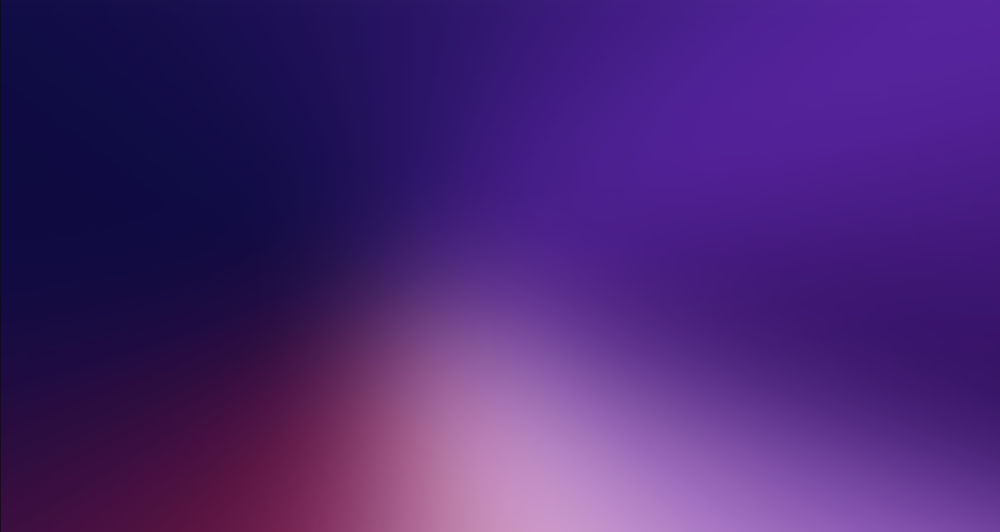
#> input picture data/target_images/target_gradient.png, 1000 x 532 px, shrunk from 2473 x 1315 before the run, given in place of example.jpg, which was not available
$ python extract_target_colors.py
#> lines starting #> are read from the running program, lines starting #| are printed output that depends on the picture; pictures that were not available may be replaced by others from this repository, and a replacement may not be noted
### utils/image_loader.py
from PIL import Image
import os
from typing import List, Tuple


# [24 lines left out: function get_image_files, not called in this run]


def load_image(filepath: str) -> Image.Image:
    """
    Load an image from filepath and convert to RGB.

    Args:
        filepath: Path to image file

    Returns:
        PIL Image object in RGB mode
    """

    with Image.open(filepath) as img:
        if img.mode != "RGB":
            img = img.convert("RGB")
        img.load()

    return img


# [30 lines left out: functions get_image_dimensions, validate_image, not called in this run]

### src/extract_target_colors.py
"""
Extract average colors from target image sections.
Creates a data structure optimized for matching with source images.
"""
import json
import os
from typing import List, Tuple, Dict, Any
import numpy as np
from PIL import Image
import yaml

from utils.image_loader import load_image


class TargetSection:
    """Represents a single section of the target image with its average color."""

    def __init__(self, grid_x: int, grid_y: int, x: int, y: int,
                 width: int, height: int, avg_color: Tuple[int, int, int]):
        """
        Args:
            grid_x: Column position in grid (0-indexed)
            grid_y: Row position in grid (0-indexed)
            x: Top-left x coordinate in original image
            y: Top-left y coordinate in original image
            width: Width of the section
            height: Height of the section
            avg_color: Average RGB color tuple (R, G, B)
        """
        self.grid_x = grid_x
        self.grid_y = grid_y
        self.x = x
        self.y = y
        self.width = width
        self.height = height
        self.avg_color = avg_color
        self.matched_image = None  # Will be filled in Step 4

    def to_dict(self) -> Dict[str, Any]:
        """Convert to dictionary for JSON serialization."""
        return {
            'grid_position': {
                'x': self.grid_x,
                'y': self.grid_y
            },
            'pixel_position': {
                'x': self.x,
                'y': self.y
            },
            'dimensions': {
                'width': self.width,
                'height': self.height
            },
            'avg_color_rgb': self.avg_color,
            'avg_color_hex': '#{:02x}{:02x}{:02x}'.format(*self.avg_color),
            'matched_image': self.matched_image  # For Step 4
        }

    # [14 lines left out: function from_dict, not called in this run]


class TargetGrid:
    """
    Represents the entire target image as a 2D grid of sections.
    Optimized for efficient color matching operations.
    """

    def __init__(self, num_cols: int, num_rows: int):
        """
        Args:
            num_cols: Number of columns in the grid
            num_rows: Number of rows in the grid
        """
        self.num_cols = num_cols
        self.num_rows = num_rows
        self.sections: List[List[TargetSection]] = []
        self._color_array = None  # Cached for vectorized operations

    def add_row(self, row: List[TargetSection]) -> None:
        """Add a row of sections to the grid."""
        if len(row) != self.num_cols:
            raise ValueError(f"Row must have {self.num_cols} sections")
        self.sections.append(row)
        self._color_array = None  # Invalidate cache

    def get_section(self, grid_x: int, grid_y: int) -> TargetSection:
        """
        Get section at specific grid position.

        Args:
            grid_x: Column index (0-indexed)
            grid_y: Row index (0-indexed)

        Returns:
            TargetSection at that position
        """
        if grid_y < 0 or grid_y >= self.num_rows or grid_x < 0 or grid_x >= self.num_cols:
            raise IndexError(f"Grid position ({grid_x}, {grid_y}) out of bounds")
        return self.sections[grid_y][grid_x]

    def get_all_colors(self) -> np.ndarray:
        """
        Get numpy array of all section colors for vectorized operations.
        Returns array of shape (num_rows, num_cols, 3).
        """
        if self._color_array is None:
            colors = []
            for row in self.sections:
                row_colors = [section.avg_color for section in row]
                colors.append(row_colors)
            self._color_array = np.array(colors)
        return self._color_array

    def get_flattened_colors(self) -> np.ndarray:
        """
        Get flattened array of all colors.
        Returns array of shape (total_sections, 3).
        Useful for batch operations.
        """
        colors = self.get_all_colors()
        return colors.reshape(-1, 3)

    def get_flattened_sections(self) -> List[TargetSection]:
        """
        Get all sections as a flat list.
        Useful for iterating over all sections.
        """
        flat_sections = []
        for row in self.sections:
            flat_sections.extend(row)
        return flat_sections

    def to_dict(self) -> Dict[str, Any]:
        """Convert grid to dictionary for JSON serialization."""
        return {
            'grid_dimensions': {
                'columns': self.num_cols,
                'rows': self.num_rows
            },
            'total_sections': self.num_cols * self.num_rows,
            'sections': [[section.to_dict() for section in row] for row in self.sections]
        }

    # [11 lines left out: function from_dict, not called in this run]

    def __len__(self) -> int:
        """Return total number of sections."""
        return self.num_cols * self.num_rows


def calculate_segment_dimensions(image_width: int, image_height: int,
                                 num_segments_x: int, num_segments_y: int) -> Tuple[int, int, int, int]:
    """
    Calculate the dimensions of regular and remainder segments.

    Args:
        image_width: Width of the target image
        image_height: Height of the target image
        num_segments_x: Number of segments horizontally (columns)
        num_segments_y: Number of segments vertically (rows)

    Returns:
        Tuple of (base_width, base_height, remainder_width, remainder_height)
    """
    base_width = image_width // num_segments_x
    base_height = image_height // num_segments_y
    remainder_width = image_width % num_segments_x
    remainder_height = image_height % num_segments_y

    return base_width, base_height, remainder_width, remainder_height


def extract_section_color(image: Image.Image, x: int, y: int,
                          width: int, height: int) -> Tuple[int, int, int]:
    """
    Extract average color from a specific region of the image.

    Args:
        image: PIL Image object
        x: Top-left x coordinate
        y: Top-left y coordinate
        width: Width of the region
        height: Height of the region

    Returns:
        Tuple of (R, G, B) average color
    """
    # Crop the region
    region = image.crop((x, y, x + width, y + height))

    # Convert to numpy array and calculate mean
    region_array = np.array(region)
    avg_color = region_array.mean(axis=(0, 1))

    return tuple(int(c) for c in avg_color)


def extract_target_colors(image: Image.Image, num_segments_x: int,
                          num_segments_y: int) -> TargetGrid:
    """
    Extract average colors from all sections of the target image.

    Args:
        image: PIL Image object (must be in RGB mode)
        num_segments_x: Number of segments horizontally (columns)
        num_segments_y: Number of segments vertically (rows)

    Returns:
        TargetGrid containing all sections with their colors
    """
    width, height = image.size

    # Validate inputs
    if num_segments_x <= 0 or num_segments_y <= 0:
        raise ValueError("Number of segments must be positive")
    if num_segments_x > width or num_segments_y > height:
        raise ValueError(f"Cannot create {num_segments_x}x{num_segments_y} segments from {width}x{height} image")

    print(f"Extracting colors from {width}x{height} image")
    print(f"Creating {num_segments_x}x{num_segments_y} grid ({num_segments_x * num_segments_y} sections)")

    # Calculate segment dimensions
    base_width, base_height, remainder_width, remainder_height = calculate_segment_dimensions(
        width, height, num_segments_x, num_segments_y
    )

    print(f"Base section size: {base_width}x{base_height} pixels")
    if remainder_width > 0 or remainder_height > 0:
        print(f"Remainder pixels: {remainder_width}px width, {remainder_height}px height")

    # Create grid
    grid = TargetGrid(num_segments_x, num_segments_y)

    # Track current y position
    current_y = 0

    # Process each row
    print("\nExtracting section colors...")
    for row_idx in range(num_segments_y):
        row_sections = []

        # Determine height for this row
        if row_idx == num_segments_y - 1 and remainder_height > 0:
            row_height = base_height + remainder_height
        else:
            row_height = base_height

        # Track current x position
        current_x = 0

        # Process each column in this row
        for col_idx in range(num_segments_x):
            # Determine width for this column
            if col_idx == num_segments_x - 1 and remainder_width > 0:
                col_width = base_width + remainder_width
            else:
                col_width = base_width

            # Extract average color from this region
            avg_color = extract_section_color(image, current_x, current_y, col_width, row_height)

            # Create section object
            section = TargetSection(
                grid_x=col_idx,
                grid_y=row_idx,
                x=current_x,
                y=current_y,
                width=col_width,
                height=row_height,
                avg_color=avg_color
            )

            row_sections.append(section)

            # Move to next column position
            current_x += col_width

        # Add row to grid
        grid.add_row(row_sections)

        # Move to next row position
        current_y += row_height

        # Progress indicator
        if (row_idx + 1) % max(1, num_segments_y // 10) == 0:
            progress = (row_idx + 1) / num_segments_y * 100
            print(f"  Progress: {progress:.0f}% ({row_idx + 1}/{num_segments_y} rows)")

    print(f"✓ Extracted colors from {len(grid)} sections")

    return grid


def save_target_grid(grid: TargetGrid, output_filepath: str) -> None:
    """
    Save target grid to JSON file.

    Args:
        grid: TargetGrid to save
        output_filepath: Path to save JSON file
    """
    # Ensure directory exists
    os.makedirs(os.path.dirname(output_filepath), exist_ok=True)

    # Convert to dictionary and save
    data = grid.to_dict()

    with open(output_filepath, 'w') as f:
        json.dump(data, f, indent=2)

    print(f"✓ Target grid saved to: {output_filepath}")


# [20 lines left out: function load_target_grid, not called in this run]


def visualize_target_grid(grid: TargetGrid, output_path: str) -> None:
    """
    Create a visualization showing the average color of each section.

    Args:
        grid: TargetGrid to visualize
        output_path: Path to save the visualization image
    """
    os.makedirs(os.path.dirname(output_path), exist_ok=True)

    # Calculate total image size from sections
    total_width = sum(grid.sections[0][col].width for col in range(grid.num_cols))
    total_height = sum(grid.sections[row][0].height for row in range(grid.num_rows))

    # Create new image
    visualization = Image.new('RGB', (total_width, total_height))

    # Fill each section with its average color
    for row in grid.sections:
        for section in row:
            # Create a rectangle filled with the average color
            rect = Image.new('RGB', (section.width, section.height), section.avg_color)
            visualization.paste(rect, (section.x, section.y))

    visualization.save(output_path)
    print(f"✓ Visualization saved to: {output_path}")


def print_grid_statistics(grid: TargetGrid) -> None:
    """
    Print useful statistics about the target grid.

    Args:
        grid: TargetGrid to analyze
    """
    print("\n" + "="*60)
    print("TARGET GRID STATISTICS")
    print("="*60)

    print(f"Grid dimensions: {grid.num_cols} columns x {grid.num_rows} rows")
    print(f"Total sections: {len(grid)}")

    # Color distribution
    colors = grid.get_flattened_colors()
    print(f"\nColor range across all sections:")
    print(f"  R: {colors[:, 0].min()}-{colors[:, 0].max()}")
    print(f"  G: {colors[:, 1].min()}-{colors[:, 1].max()}")
    print(f"  B: {colors[:, 2].min()}-{colors[:, 2].max()}")

    # Section sizes
    sections = grid.get_flattened_sections()
    widths = [s.width for s in sections]
    heights = [s.height for s in sections]
    unique_sizes = set((s.width, s.height) for s in sections)

    print(f"\nSection sizes:")
    if len(unique_sizes) == 1:
        w, h = list(unique_sizes)[0]
        print(f"  All sections: {w}x{h} pixels")
    else:
        print(f"  Width range: {min(widths)}-{max(widths)} pixels")
        print(f"  Height range: {min(heights)}-{max(heights)} pixels")
        print(f"  Unique sizes: {len(unique_sizes)}")
        for w, h in sorted(unique_sizes):
            count = sum(1 for s in sections if s.width == w and s.height == h)
            print(f"    {w}x{h}: {count} sections")

    # Sample sections (corners)
    print(f"\nSample sections (corners):")
    corners = [
        (0, 0, "Top-Left"),
        (grid.num_cols - 1, 0, "Top-Right"),
        (0, grid.num_rows - 1, "Bottom-Left"),
        (grid.num_cols - 1, grid.num_rows - 1, "Bottom-Right")
    ]

    for col, row, label in corners:
        section = grid.get_section(col, row)
        hex_color = '#{:02x}{:02x}{:02x}'.format(*section.avg_color)
        print(f"  {label} [{row},{col}]: RGB{section.avg_color} ({hex_color})")


def main():
    """
    Main function to extract colors from target image.
    """
    print("="*60)
    print("TARGET IMAGE COLOR EXTRACTION")
    print("="*60)

    # Load configuration
    with open('config.yaml', 'r') as f:
        config = yaml.safe_load(f)

    # Get grid dimensions
    num_segments_x = config['collage']['grid_segments_x']
    num_segments_y = config['collage']['grid_segments_y']

    # Get target image path
    target_image_path = input("\nEnter path to target image (or press Enter for default): ").strip()
    if not target_image_path:
        target_image_path = "data/target_images/example.jpg"

    try:
        # Load image
        print(f"\nLoading target image: {target_image_path}")
        image = load_image(target_image_path)
#> in load_image, img is the input picture: PIL image 1000x532 RGBA; mean R, G, B, A 73.1, 36.9, 115.2, 255
        print(f"✓ Image loaded: {image.size[0]}x{image.size[1]} pixels")
#| ✓ Image loaded: 1000x532 pixels

        # Extract colors
        print("\n" + "="*60)
        print("EXTRACTING SECTION COLORS")
        print("="*60)
        grid = extract_target_colors(image, num_segments_x, num_segments_y)
#| Extracting colors from 1000x532 image
#| Base section size: 25x17 pixels
#| Remainder pixels: 0px width, 22px height
#> the loop in extract_target_colors, `for row_idx in range(num_segments_y):` made 30 passes
#> pass 1, in extract_section_color, `region = image.crop((x, y, x + width, y + height))`:
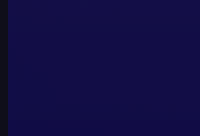
#> region: PIL image 25x17 RGB (shown 8 times larger); mean R, G, B 17.7, 13.2, 68.2
#> pass 1, in extract_section_color (call 2), `region = image.crop((x, y, x + width, y + height))`:
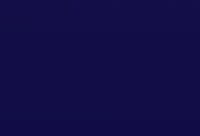
#> region: PIL image 25x17 RGB (shown 8 times larger); mean R, G, B 18.5, 13.1, 70.8
#| ✓ Extracted colors from 1200 sections

        # Save to JSON
        output_json_path = "cache/target_grid.json"
        save_target_grid(grid, output_json_path)

        # Create visualization
        viz_path = "output/collages/target_grid_visualization.png"
        print("\nCreating visualization...")
        visualize_target_grid(grid, viz_path)
#> in visualize_target_grid, `visualization = Image.new('RGB', (total_width, total_height))`: visualization: PIL image 1000x532 RGB; every value is 0
#> after the loop in visualize_target_grid, `for row in grid.sections:`:
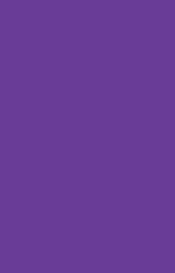
#> rect: PIL image 25x39 RGB (shown 7 times larger); mean R, G, B 105, 60, 151

        # Print statistics
        print_grid_statistics(grid)
#|   Height range: 17-39 pixels
#|   Unique sizes: 2

        print("\n" + "="*60)
        print("✓ COLOR EXTRACTION COMPLETE!")
        print("="*60)
        print(f"\nData saved to: {output_json_path}")
        print(f"Visualization saved to: {viz_path}")
        print(f"\nThis grid is ready for matching in Step 4!")

    except FileNotFoundError:
        print(f"\n✗ Error: Target image not found at {target_image_path}")
        print("Please place an image in data/target_images/")
    except Exception as e:
        print(f"\n✗ Error: {str(e)}")
        import traceback
        traceback.print_exc()


if __name__ == "__main__":
    main()
